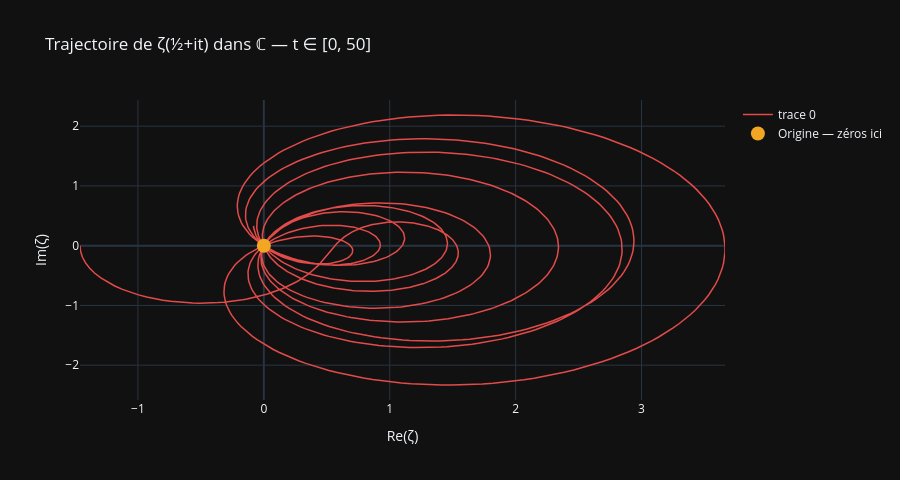

This figure's notebook cell:
### Markdown cell above
## Est-ce que ζ peut s'annuler ?

Pour $\sigma = 2$, la trajectoire boucle mais ne passe pas par l'origine.  
Qu'en est-il sur la **ligne critique** $\sigma = \frac{1}{2}$ ?

### Code cell
# Trajectoire de ζ(½+it) — la ligne critique
zeta_crit = [complex(mpmath.zeta(0.5 + 1j*t)) for t in t_vals]
re_c      = [z.real for z in zeta_crit]
im_c      = [z.imag for z in zeta_crit]

fig = go.Figure()
fig.add_trace(go.Scatter(
    x=re_c, y=im_c,
    mode="lines",
    line=dict(color=COLOR_DANGER, width=1.5),
    hovertemplate="Re=%{x:.3f}<br>Im=%{y:.3f}<extra>σ=½</extra>"
))
fig.add_trace(go.Scatter(
    x=[0], y=[0], mode="markers",
    marker=dict(color=COLOR_ACCENT, size=14, symbol="circle"),
    name="Origine — zéros ici"
))
fig.update_layout(
    template=TEMPLATE,
    title="Trajectoire de ζ(½+it) dans ℂ — t ∈ [0, 50]",
    xaxis_title="Re(ζ)", yaxis_title="Im(ζ)",
    height=480
)
fig.show()
print("La trajectoire passe par l'origine → ce sont les zéros non triviaux.")

### Figure 1 — Plotly figure (JSON) as saved in the notebook; plotly's stock layout.template omitted (floating-point values rounded to 4 significant figures; data arrays with more than 128 entries replaced by an {"elided": "..."} marker saying what was removed)
{"data": [{"hovertemplate": "Re=%{x:.3f}<br>Im=%{y:.3f}<extra>σ=½</extra>", "line": {"color": "#E24B4A", "width": 1.5}, "mode": "lines", "type": "scatter", "x": {"elided": "2000 float values"}, "y": {"elided": "2000 float values"}}, {"marker": {"color": "#F2A623", "size": 14, "symbol": "circle"}, "mode": "markers", "name": "Origine — zéros ici", "type": "scatter", "x": [0], "y": [0]}], "layout": {"height": 480, "title": {"text": "Trajectoire de ζ(½+it) dans ℂ — t ∈ [0, 50]"}, "xaxis": {"title": {"text": "Re(ζ)"}}, "yaxis": {"title": {"text": "Im(ζ)"}}}}
